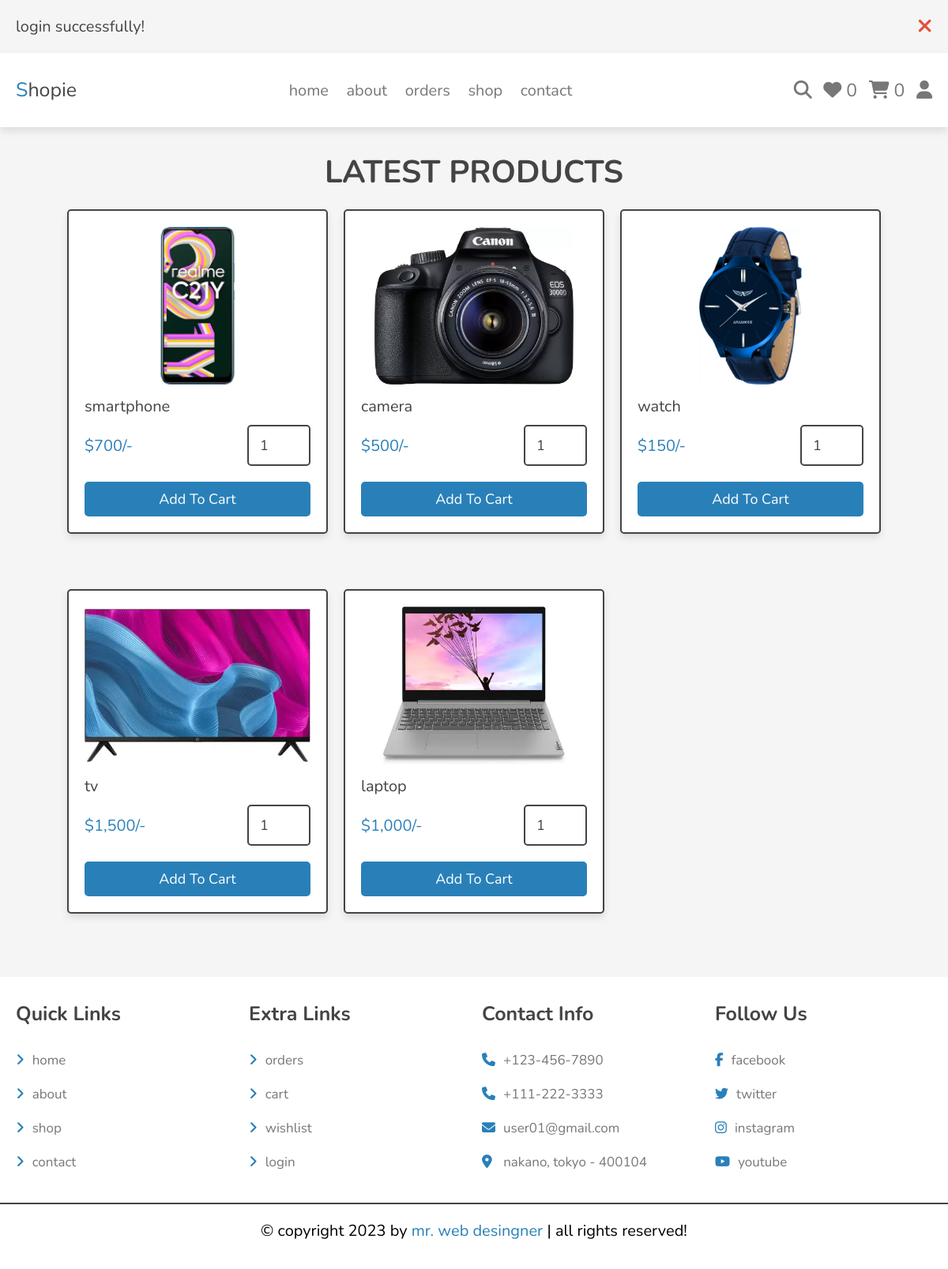
/shop.php (signed in), run on the app's committed database.
### tables this page shows
CREATE TABLE `products` (
  `id` int(100) NOT NULL,
  `name` varchar(100) NOT NULL,
  `details` varchar(500) NOT NULL,
  `price` int(10) NOT NULL,
  `image_01` varchar(100) NOT NULL,
  `image_02` varchar(100) NOT NULL,
  `image_03` varchar(100) NOT NULL
);

### shop.php (the view, shortened to what this page needs)
<?php
require('./assets/components/connect.php');
?>
<!DOCTYPE html>
<html lang="en">
<head>
    <link rel="stylesheet" href="https://cdnjs.cloudflare.com/ajax/libs/font-awesome/6.5.0/css/all.min.css">
    <link rel="stylesheet" href="https://cdn.jsdelivr.net/npm/swiper@11/swiper-bundle.min.css"/>
    <link rel="stylesheet" href="./assets/css/style.css">
</head>
<body>
<?php require('./assets/components/user_header.php'); ?>
<section class="products">
    <h1 class="heading">latest products</h1>
    <div class="box-container">
        <?php
            $select_products= $conn->prepare("SELECT * FROM  `products`");
            $select_products->execute();
            if($select_products->rowCount() > 0){
                while($fetch_products= $select_products->fetch(PDO::FETCH_ASSOC)){
        ?>
            <form action="" method="post" class="box">
                    <img src="./assets/uploaded_img/<?= $fetch_products['image_01']; ?>" class="image" alt="">
                    <div class="name"><?= $fetch_products['name']; ?></div>
                    <div class="flex">
                        <div class="price">$<span><?= number_format($fetch_products['price']);  ?></span>/-</div>
                        <input type="number" name="qty" class="qty" min="1" max="99"
                        value="1" onkeypress="if(this.value.length == 2) return false;">
                    </div>
                    <input type="submit" name="add_to_cart" class="btn" value="add to cart">
            </form>
        <?php
        }
        }else{
            echo '<p class="empty">no products added yet!</p>';
        }
        ?>
    </div>
</section>
<?php require('./assets/components/footer.php'); ?>
</body>
</html>

### assets/css/style.css (style rules this page uses)
:root { --main-color: #2980b9; --red: #e74c3c; --orange: #f39c12; --black: #444; --white: #fff; --light-bg: #f5f5f5; --light-color: #777; --border: 0.2rem solid var(--black); --box-shadow: 0 0.5rem 1rem rgba(0, 0, 0, 0.1); }
* { font-family: "Nunito", sans-serif; margin: 0; padding: 0; box-sizing: border-box; outline: 0; border: 0; text-decoration: none; }
html { font-size: 62.5%; overflow-x: hidden; }
body { background: var(--light-bg); }
section { padding: 3rem 2rem; max-width: 1200px; margin: 0 auto; }
.btn, .delete-btn, .option-btn { display: inline-block; margin-top: 1rem; border-radius: 0.5rem; cursor: pointer; font-size: 1.8rem; padding: 1rem 3rem; text-transform: capitalize; color: var(--white); width: 100%; text-align: center; }
.btn { background: var(--main-color); }
.heading { text-align: center; margin-bottom: 2rem; font-size: 4rem; color: var(--black); text-transform: uppercase; }
.products .box-container { display: grid; grid-template-columns: repeat(auto-fit, 33rem); align-items: flex-start; gap: 2rem; justify-content: center; }
.products .box-container .box { background: var(--white); padding: 2rem; border: var(--border); border-radius: 0.5rem; box-shadow: var(--box-shadow); position: relative; overflow: hidden; margin-bottom: 5rem; }
.products .box-container .box .image { width: 100%; height: 20rem; object-fit: contain; margin-bottom: 1rem; }
.products .box-container .box .name { font-size: 2rem; color: var(--black); }
.products .box-container .box .flex { display: flex; align-items: center; margin: 1rem 0; gap: 1rem; }
.products .box-container .box .flex .price { font-size: 2rem; color: var(--main-color); margin-right: auto; }
.products .box-container .box .flex .qty { font-size: 1.8rem; color: var(--black); padding: 1.2rem 1.4rem; border: var(--border); border-radius: 0.5rem; width: 8rem; }

### data on the page
products: image_01 (picture), name "smartphone", price "700"
products: image_01 (picture), name "camera", price "500"
products: image_01 (picture), name "watch", price "150"
products: image_01 (picture), name "tv", price "1,500"
products: image_01 (picture), name "laptop", price "1,000"

### other printed values
$message "login successfully!"
$total_wishlist "0"
$total_cart "0"
